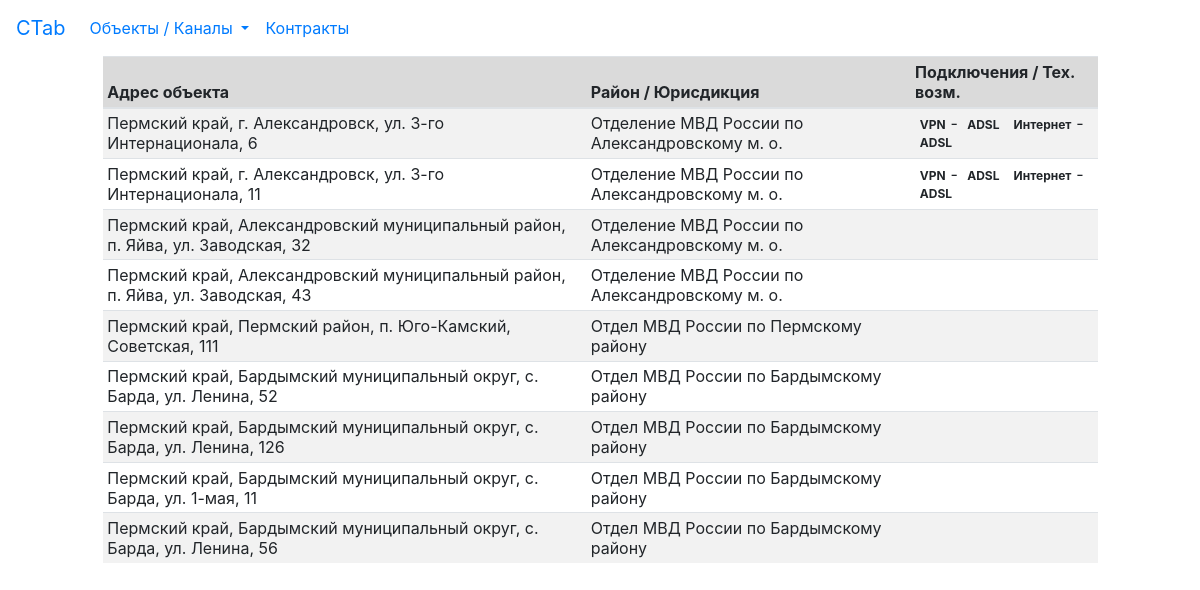
Before: / with the older database file.
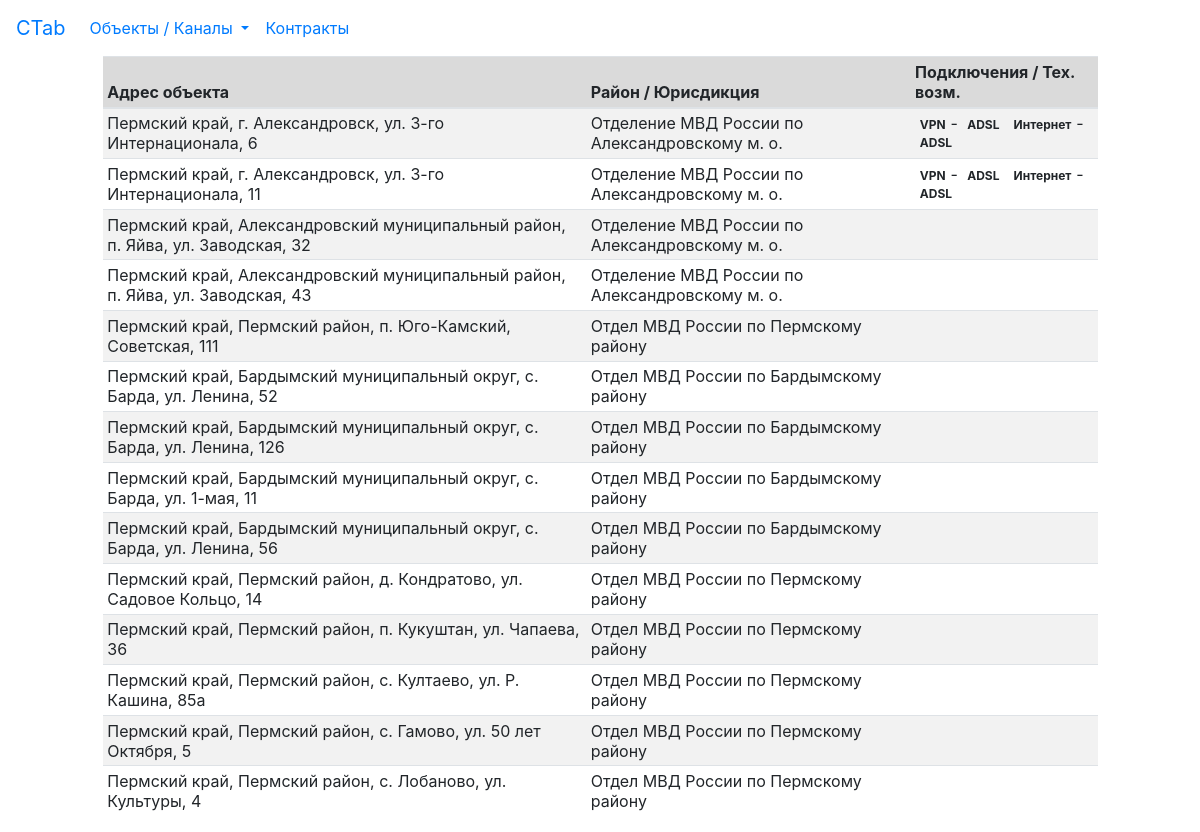
After: the same page with the newer database file.
### tables this page shows
CREATE TABLE "address" (
	"id"	INTEGER,
	"area_id"	INTEGER,
	"city"	TEXT,
	"street"	TEXT,
	"building"	TEXT,
	"region_id"	INTEGER,
	"area_owner"	INTEGER,
	PRIMARY KEY("id" AUTOINCREMENT)
);

CREATE TABLE "areas_owners" (
	"id"	INTEGER UNIQUE,
	"area_name"	TEXT UNIQUE,
	PRIMARY KEY("id" AUTOINCREMENT)
);

CREATE TABLE "technical_possibility" (
	"id"	INTEGER PRIMARY KEY AUTOINCREMENT UNIQUE,
	"service"	TEXT,
	"object_id"	INTEGER,
	"type_channel"	INTEGER,
	"type_phys_channel"	INTEGER
);

CREATE TABLE "type_phys_channel" (
	"id"	INTEGER,
	"name"	TEXT
);

### main.py (the view)
@app.route('/')
def index():
    tech_pos = tech_possible(DB)
    addresses = get_addresses(DB)
    return render_template('index.html', addresses=addresses, tech_pos=tech_pos)

### libfunc.py (called while the page is built)
def tech_possible(db: str) -> dict:
    result = {}
    connection = sqlite3.connect(db)
    cursor = connection.cursor()
    cursor.execute("""SELECT technical_possibility.object_id, technical_possibility.service, type_phys_channel.name
                    FROM
                    technical_possibility, type_phys_channel
                    WHERE
                    type_phys_channel.id = technical_possibility.type_phys_channel""")
    for id, service, type in cursor:
        if result.get(id):
            result[id].append((service, type))
        else:
            result[id] = [(service, type)]
    return result

def get_addresses(db: str) -> list:
    connection = sqlite3.connect(db)
    cursor = connection.cursor()
    cursor.execute("""SELECT region.name, areas.area_name, address.city, address.street, address.building, areas_owners.area_name, address.id
       FROM
       address, areas_owners, region, areas
	   WHERE
	   areas.id = address.area_id
	   AND
	   areas_owners.id = address.area_owner
	   AND
	   region.id = address.region_id""")
    return [ i for i in cursor ]

### templates/index.html
{% extends 'base.html' %}
{% block content %}
<div class="row">
    <div class="col-1">
    </div>
    <div class="col">
        <table class="table table-striped table-sm">
            <thead>
                <tr class="table-active">
                    <th scope="col">Адрес объекта</th>
                    <th scope="col">Район / Юрисдикция</th>
                    <th scope="col">Подключения / Тех. возм.</th>
                </tr>
            <thead>
            <tbody>
                {% for addr in addresses %}
                <tr title="{{ addr[-1] }}">
                    <td>{% if addr[2].startswith('г.') %}
                            {{ addr[0:1] |join(', ') }}, {{ addr[2:-2] |join(', ') }}
                        {% else %}
                            {{ addr[:-2] |join(', ') }}
                        {% endif %}
                    </td>
                    <td>{{ addr[-2] }}</td>
                    <td class="position-relative">
                            {% for item in tech_pos[addr[-1]] %}
                                <span class="badge text-bg-secondary">{{ item[0] }}</span>-
                                <span class="badge rounded-pill text-bg-light">{{ item[1] }}</span>
                            {% endfor %}
                    </td>
                </tr>
                {% endfor %}
            </tbody>
        </table>
    </div>
    <div class="col-1">
    </div>
</div>
{% endblock %}

### templates/base.html (shortened to what this page needs)
<html>
<head>
    <link rel="stylesheet" href="static/css/bootstrap.min.css">
</head>
<body>
    <div class="container-xxl">
        <nav class="navbar navbar-expand-lg">
        <a class="navbar-brand" href="/">CTab</a>
            <div class="collapse navbar-collapse" id="navbarScroll">
                <ul class="navbar-nav mr-auto my-2 my-lg-0 navbar-nav-scroll" style="max-height: 100px;">
                    <li class="nav-item dropdown">
                        <a class="nav-link dropdown-toggle" href="#" role="button" data-toggle="dropdown" aria-expanded="false">
                          Объекты / Каналы
                        </a>
                    </li>
                    <li class="nav-item">
                        <a class="nav-link" href="#">Контракты</a>
                    </li>
                </ul>
            </div>
        </nav>
    {% block content %}
    {% endblock %}
    </div>
</body>
</html>

Changed rows visible on the page:
added address: addr "Пермский край, Пермский район, д. Кондратово, ул. Садовое Кольцо, 14", area_name "Отдел МВД России по Пермскому району"
added address: addr "Пермский край, Пермский район, п. Кукуштан, ул. Чапаева, 36", area_name "Отдел МВД России по Пермскому району"
added address: addr "Пермский край, Пермский район, с. Култаево, ул. Р. Кашина, 85а", area_name "Отдел МВД России по Пермскому району"
added address: addr "Пермский край, Пермский район, с. Гамово, ул. 50 лет Октября, 5", area_name "Отдел МВД России по Пермскому району"
added address: addr "Пермский край, Пермский район, с. Лобаново, ул. Культуры, 4", area_name "Отдел МВД России по Пермскому району"
